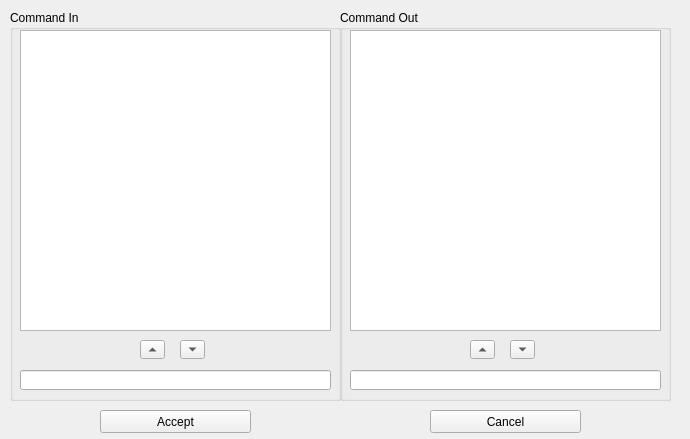
<?xml version="1.0" encoding="UTF-8"?>
<ui version="4.0">
 <class>QtConfig</class>
 <widget class="QWidget" name="QtConfig">
  <property name="geometry">
   <rect>
    <x>0</x>
    <y>0</y>
    <width>690</width>
    <height>439</height>
   </rect>
  </property>
  <property name="windowTitle">
   <string>Block Commands</string>
  </property>
  <widget class="QGroupBox" name="commandInGroup">
   <property name="geometry">
    <rect>
     <x>10</x>
     <y>10</y>
     <width>331</width>
     <height>391</height>
    </rect>
   </property>
   <property name="title">
    <string>Command In</string>
   </property>
   <widget class="QTreeWidget" name="commandInList">
    <property name="geometry">
     <rect>
      <x>10</x>
      <y>20</y>
      <width>311</width>
      <height>301</height>
     </rect>
    </property>
    <property name="indentation">
     <number>0</number>
    </property>
    <attribute name="headerVisible">
     <bool>false</bool>
    </attribute>
    <column>
     <property name="text">
      <string notr="true">1</string>
     </property>
    </column>
   </widget>
   <widget class="QLineEdit" name="commandInLine">
    <property name="geometry">
     <rect>
      <x>10</x>
      <y>360</y>
      <width>311</width>
      <height>20</height>
     </rect>
    </property>
   </widget>
   <widget class="QToolButton" name="commandInAddButton">
    <property name="geometry">
     <rect>
      <x>130</x>
      <y>330</y>
      <width>25</width>
      <height>19</height>
     </rect>
    </property>
    <property name="text">
     <string>...</string>
    </property>
    <property name="arrowType">
     <enum>Qt::UpArrow</enum>
    </property>
   </widget>
   <widget class="QToolButton" name="commandInDeleteButton">
    <property name="geometry">
     <rect>
      <x>170</x>
      <y>330</y>
      <width>25</width>
      <height>19</height>
     </rect>
    </property>
    <property name="text">
     <string>...</string>
    </property>
    <property name="autoRaise">
     <bool>false</bool>
    </property>
    <property name="arrowType">
     <enum>Qt::DownArrow</enum>
    </property>
   </widget>
  </widget>
  <widget class="QPushButton" name="acceptButton">
   <property name="geometry">
    <rect>
     <x>100</x>
     <y>410</y>
     <width>151</width>
     <height>23</height>
    </rect>
   </property>
   <property name="text">
    <string>Accept</string>
   </property>
  </widget>
  <widget class="QPushButton" name="cancelButton">
   <property name="geometry">
    <rect>
     <x>430</x>
     <y>410</y>
     <width>151</width>
     <height>23</height>
    </rect>
   </property>
   <property name="text">
    <string>Cancel</string>
   </property>
  </widget>
  <widget class="QGroupBox" name="commandOutGroup">
   <property name="geometry">
    <rect>
     <x>340</x>
     <y>10</y>
     <width>331</width>
     <height>391</height>
    </rect>
   </property>
   <property name="title">
    <string>Command Out</string>
   </property>
   <widget class="QTreeWidget" name="commandOutList">
    <property name="geometry">
     <rect>
      <x>10</x>
      <y>20</y>
      <width>311</width>
      <height>301</height>
     </rect>
    </property>
    <property name="indentation">
     <number>0</number>
    </property>
    <attribute name="headerVisible">
     <bool>false</bool>
    </attribute>
    <column>
     <property name="text">
      <string notr="true">1</string>
     </property>
    </column>
   </widget>
   <widget class="QLineEdit" name="commandOutLine">
    <property name="geometry">
     <rect>
      <x>10</x>
      <y>360</y>
      <width>311</width>
      <height>20</height>
     </rect>
    </property>
   </widget>
   <widget class="QToolButton" name="commandOutAddButton">
    <property name="geometry">
     <rect>
      <x>130</x>
      <y>330</y>
      <width>25</width>
      <height>19</height>
     </rect>
    </property>
    <property name="text">
     <string>...</string>
    </property>
    <property name="arrowType">
     <enum>Qt::UpArrow</enum>
    </property>
   </widget>
   <widget class="QToolButton" name="commandOutDeleteButton">
    <property name="geometry">
     <rect>
      <x>170</x>
      <y>330</y>
      <width>25</width>
      <height>19</height>
     </rect>
    </property>
    <property name="text">
     <string>...</string>
    </property>
    <property name="autoRaise">
     <bool>false</bool>
    </property>
    <property name="arrowType">
     <enum>Qt::DownArrow</enum>
    </property>
   </widget>
  </widget>
 </widget>
 <layoutdefault spacing="6" margin="11"/>
 <resources/>
 <connections>
  <connection>
   <sender>acceptButton</sender>
   <signal>clicked()</signal>
   <receiver>QtConfig</receiver>
   <slot>close()</slot>
   <hints>
    <hint type="sourcelabel">
     <x>175</x>
     <y>421</y>
    </hint>
    <hint type="destinationlabel">
     <x>344</x>
     <y>219</y>
    </hint>
   </hints>
  </connection>
  <connection>
   <sender>acceptButton</sender>
   <signal>clicked()</signal>
   <receiver>QtConfig</receiver>
   <slot>saveToConfig()</slot>
   <hints>
    <hint type="sourcelabel">
     <x>175</x>
     <y>421</y>
    </hint>
    <hint type="destinationlabel">
     <x>344</x>
     <y>219</y>
    </hint>
   </hints>
  </connection>
  <connection>
   <sender>cancelButton</sender>
   <signal>clicked()</signal>
   <receiver>QtConfig</receiver>
   <slot>close()</slot>
   <hints>
    <hint type="sourcelabel">
     <x>505</x>
     <y>421</y>
    </hint>
    <hint type="destinationlabel">
     <x>344</x>
     <y>219</y>
    </hint>
   </hints>
  </connection>
  <connection>
   <sender>commandInLine</sender>
   <signal>textChanged(QString)</signal>
   <receiver>QtConfig</receiver>
   <slot>checkInAddButton()</slot>
   <hints>
    <hint type="sourcelabel">
     <x>175</x>
     <y>379</y>
    </hint>
    <hint type="destinationlabel">
     <x>344</x>
     <y>219</y>
    </hint>
   </hints>
  </connection>
  <connection>
   <sender>commandOutLine</sender>
   <signal>textChanged(QString)</signal>
   <receiver>QtConfig</receiver>
   <slot>checkOutAddButton()</slot>
   <hints>
    <hint type="sourcelabel">
     <x>505</x>
     <y>379</y>
    </hint>
    <hint type="destinationlabel">
     <x>344</x>
     <y>219</y>
    </hint>
   </hints>
  </connection>
  <connection>
   <sender>commandInAddButton</sender>
   <signal>clicked()</signal>
   <receiver>QtConfig</receiver>
   <slot>commandInAdd()</slot>
   <hints>
    <hint type="sourcelabel">
     <x>152</x>
     <y>349</y>
    </hint>
    <hint type="destinationlabel">
     <x>344</x>
     <y>219</y>
    </hint>
   </hints>
  </connection>
  <connection>
   <sender>commandOutAddButton</sender>
   <signal>clicked()</signal>
   <receiver>QtConfig</receiver>
   <slot>commandOutAdd()</slot>
   <hints>
    <hint type="sourcelabel">
     <x>482</x>
     <y>349</y>
    </hint>
    <hint type="destinationlabel">
     <x>344</x>
     <y>219</y>
    </hint>
   </hints>
  </connection>
  <connection>
   <sender>commandInDeleteButton</sender>
   <signal>clicked()</signal>
   <receiver>QtConfig</receiver>
   <slot>commandInDelete()</slot>
   <hints>
    <hint type="sourcelabel">
     <x>192</x>
     <y>349</y>
    </hint>
    <hint type="destinationlabel">
     <x>344</x>
     <y>219</y>
    </hint>
   </hints>
  </connection>
  <connection>
   <sender>commandOutDeleteButton</sender>
   <signal>clicked()</signal>
   <receiver>QtConfig</receiver>
   <slot>commandOutDelete()</slot>
   <hints>
    <hint type="sourcelabel">
     <x>522</x>
     <y>349</y>
    </hint>
    <hint type="destinationlabel">
     <x>344</x>
     <y>219</y>
    </hint>
   </hints>
  </connection>
 </connections>
 <slots>
  <slot>saveToConfig()</slot>
  <slot>checkInAddButton()</slot>
  <slot>checkOutAddButton()</slot>
  <slot>commandInAdd()</slot>
  <slot>commandOutAdd()</slot>
  <slot>commandInDelete()</slot>
  <slot>commandOutDelete()</slot>
 </slots>
</ui>
